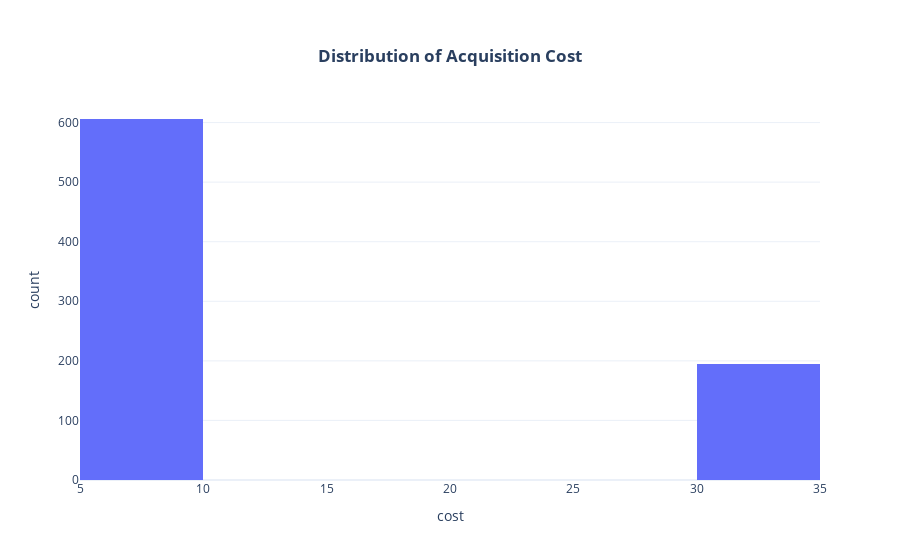

The notebook cell this image was saved under:
### Markdown cell above
Let’s start by visualizing the distribution of acquisition cost and revenue generated by the customer using histograms:

### Code cell
# Create the histogram figure
fig = px.histogram(data, x="cost", nbins=10, title='Distribution of Acquisition Cost')

# Update layout to center the title and make it bold
fig.update_layout(
    title={
        'text': '<b>Distribution of Acquisition Cost</b>',
        'x': 0.5,  # Centered
        'xanchor': 'center',  # Anchor to center
        'yanchor': 'top'  # Anchor to top
    }
)

# Show the figure
fig.show()

### Figure 1 — Plotly figure (JSON) as saved in the notebook; plotly's stock layout.template omitted (floating-point values rounded to 4 significant figures; data arrays with more than 128 entries replaced by an {"elided": "..."} marker saying what was removed)
{"data": [{"alignmentgroup": "True", "bingroup": "x", "hovertemplate": "cost=%{x}<br>count=%{y}<extra></extra>", "legendgroup": "", "marker": {"color": "#636efa", "pattern": {"shape": ""}}, "name": "", "nbinsx": 10, "offsetgroup": "", "orientation": "v", "showlegend": false, "type": "histogram", "x": {"elided": "800 float values"}, "xaxis": "x", "yaxis": "y"}], "layout": {"barmode": "relative", "legend": {"tracegroupgap": 0}, "title": {"text": "<b>Distribution of Acquisition Cost</b>", "x": 0.5, "xanchor": "center", "yanchor": "top"}, "xaxis": {"anchor": "y", "domain": [0, 1], "title": {"text": "cost"}}, "yaxis": {"anchor": "x", "domain": [0, 1], "title": {"text": "count"}}}}
